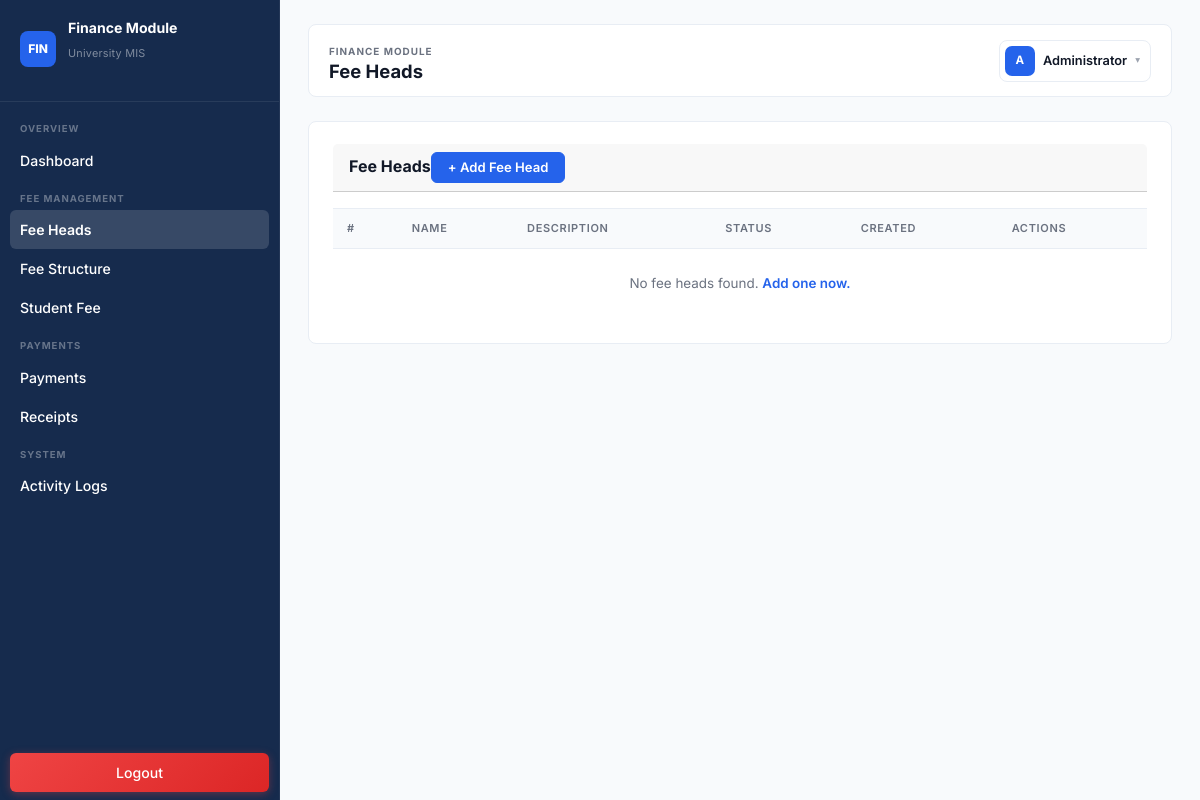
The app's page /modules/finance/fee_heads/index.php (signed in), older data.
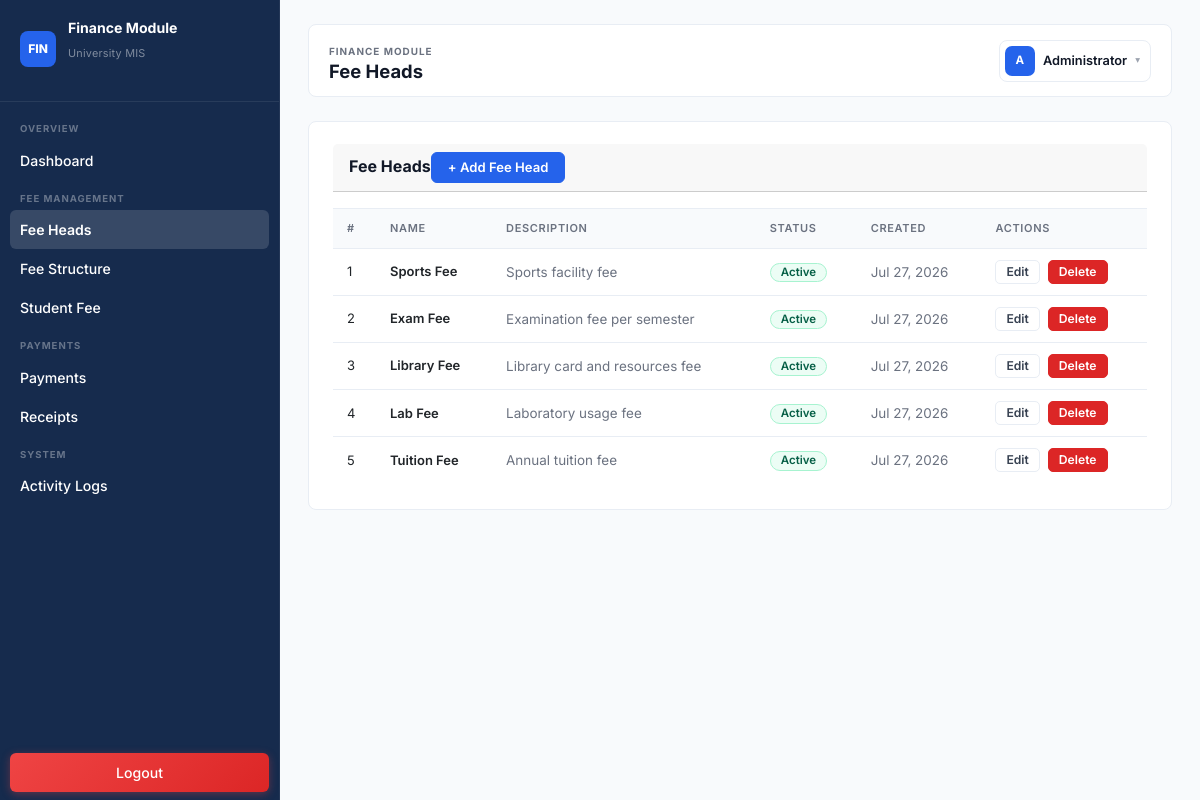
The same page, newer data.
### tables this page shows
CREATE TABLE `fee_heads` (
  `fee_head_id` int(11) NOT NULL,
  `fee_head_name` varchar(100) NOT NULL,
  `description` varchar(255) DEFAULT NULL,
  `status` enum('Active','Inactive') NOT NULL DEFAULT 'Active',
  `deleted_at` timestamp NULL DEFAULT NULL,
  `created_at` timestamp NOT NULL DEFAULT current_timestamp(),
  `updated_at` timestamp NOT NULL DEFAULT current_timestamp() ON UPDATE current_timestamp()
);

### modules/finance/fee_heads/index.php (the view, shortened to what this page needs)
<?php
include __DIR__ . '/../includes/header.php';
$sql = "SELECT * FROM fee_heads WHERE deleted_at IS NULL ORDER BY fee_head_id DESC";
$result = mysqli_query($conn, $sql);
?>
<div class="card">
    <div class="card-header">
        <div style="display:flex;justify-content:space-between;align-items:center;">
            <h3>Fee Heads</h3>
            <a href="add.php" class="btn btn-primary">+ Add Fee Head</a>
        </div>
    </div>
    <div class="table-responsive">
        <table>
            <thead>
                <tr>
                    <th>#</th>
                    <th>Name</th>
                    <th>Description</th>
                    <th>Status</th>
                    <th>Created</th>
                    <th>Actions</th>
                </tr>
            </thead>
            <tbody>
                <?php $count = 1; if (mysqli_num_rows($result) > 0): ?>
                    <?php while ($row = mysqli_fetch_assoc($result)): ?>
                        <tr>
                            <td><?= $count++ ?></td>
                            <td style="font-weight:600;"><?= htmlspecialchars($row['fee_head_name']) ?></td>
                            <td class="muted"><?= htmlspecialchars($row['description'] ?? 'N/A') ?></td>
                            <td><span class="badge <?= $row['status'] === 'Active' ? 'badge-active' : 'badge-outline' ?>"><?= $row['status'] ?></span></td>
                            <td class="muted"><?= date('M j, Y', strtotime($row['created_at'])) ?></td>
                            <td>
                                <div class="actions">
                                    <a href="edit.php?id=<?= $row['fee_head_id'] ?>" class="btn btn-sm btn-outline">Edit</a>
                                    <a href="delete.php?id=<?= $row['fee_head_id'] ?>" class="btn btn-sm btn-danger" onclick="return confirm('Delete this fee head?')">Delete</a>
                                </div>
                            </td>
                        </tr>
                    <?php endwhile; ?>
                <?php else: ?>
                    <tr><td colspan="6" class="muted text-center" style="padding:24px;">No fee heads found. <a href="add.php" style="color:var(--accent);font-weight:600;">Add one now.</a></td></tr>
                <?php endif; ?>
            </tbody>
        </table>
    </div>
</div>
<?php include_once __DIR__ . '/../includes/footer.php'; ?>

Row changes from the older to the newer data that the page shows:
added fee_heads: fee_head_name "Sports Fee", description "Sports facility fee", status "Active", created_at "Jul 27, 2026"
added fee_heads: fee_head_name "Exam Fee", description "Examination fee per semester", status "Active", created_at "Jul 27, 2026"
added fee_heads: fee_head_name "Library Fee", description "Library card and resources fee", status "Active", created_at "Jul 27, 2026"
added fee_heads: fee_head_name "Lab Fee", description "Laboratory usage fee", status "Active", created_at "Jul 27, 2026"
added fee_heads: fee_head_name "Tuition Fee", description "Annual tuition fee", status "Active", created_at "Jul 27, 2026"
Text that changed along with them:
text no longer shown: "No fee heads found. Add one now."
